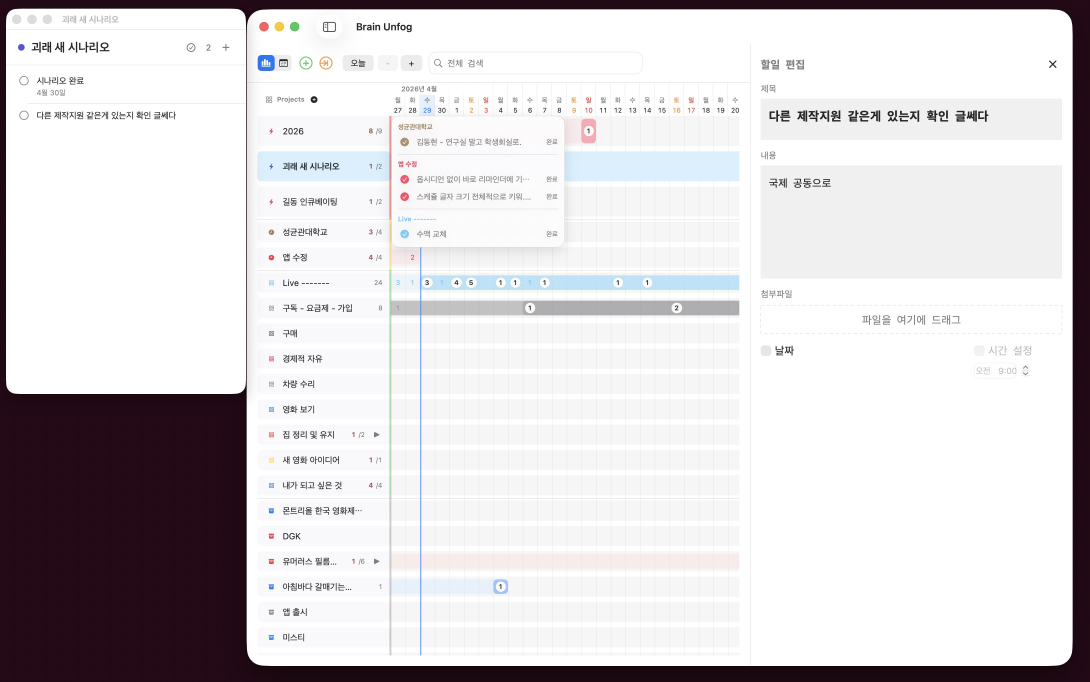
#> input picture import/ui/스크린샷 2026-04-29 오전 11.31.42.jpg, 3268 x 2044 px (shown at 1/3 size)
$ python generate-app-icon.py '../import/ui/스크린샷 2026-04-29 오전 11.31.42.jpg'
#> lines starting #> are read from the running program, lines starting #| are printed output that depends on the picture
#!/usr/bin/env python3
from __future__ import annotations

import sys
from pathlib import Path

from PIL import Image


ROOT = Path(__file__).resolve().parents[1]
DEFAULT_SOURCE = ROOT / "scripts" / "app-icon-source.png"
ICONSET = ROOT / "import" / "BUF" / "Assets.xcassets" / "AppIcon.appiconset"
SIZES = {
    "icon_16x16.png": 16,
    "icon_16x16@2x.png": 32,
    "icon_32x32.png": 32,
    "icon_32x32@2x.png": 64,
    "icon_128x128.png": 128,
    "icon_128x128@2x.png": 256,
    "icon_256x256.png": 256,
    "icon_256x256@2x.png": 512,
    "icon_512x512.png": 512,
    "icon_512x512@2x.png": 1024,
}


def square_crop(image: Image.Image) -> Image.Image:
    width, height = image.size
#> width = 3268; height = 2044
    side = min(width, height)
#> side = 2044
    left = (width - side) // 2
#> left = 612
    top = (height - side) // 2
#> top = 0
    return image.crop((left, top, left + side, top + side))
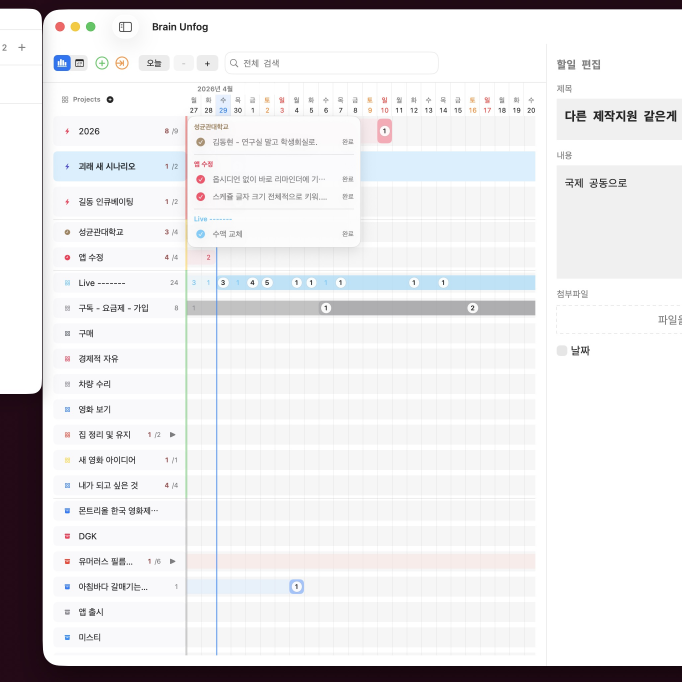
#> returned value: PIL image 2044x2044 RGBA (shown at 1/3 size); mean R, G, B, A 232, 231.1, 232.6, 255


def main() -> None:
    source = Path(sys.argv[1]).expanduser() if len(sys.argv) > 1 else DEFAULT_SOURCE
    if not source.exists():
        raise SystemExit(f"Missing app icon source: {source}")

    ICONSET.mkdir(parents=True, exist_ok=True)
    image = square_crop(Image.open(source).convert("RGBA"))
    for filename, size in SIZES.items():
        resized = image.resize((size, size), Image.Resampling.LANCZOS)
        resized.save(ICONSET / filename)
#> this loop made 10 passes
#> pass 1, in main, `resized = image.resize((size, size), Image.Resampling.LANCZOS)`:
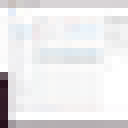
#> resized: PIL image 16x16 RGBA (shown 8 times larger); mean R, G, B, A 233.5, 232.6, 234, 255
#> pass 2, in main, `resized = image.resize((size, size), Image.Resampling.LANCZOS)`:
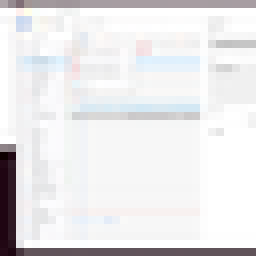
#> resized: PIL image 32x32 RGBA (shown 8 times larger); mean R, G, B, A 232.3, 231.5, 232.9, 255


if __name__ == "__main__":
    main()

$ run again, on import/ui/스크린샷 2026-04-29 오전 11.32.04.jpg
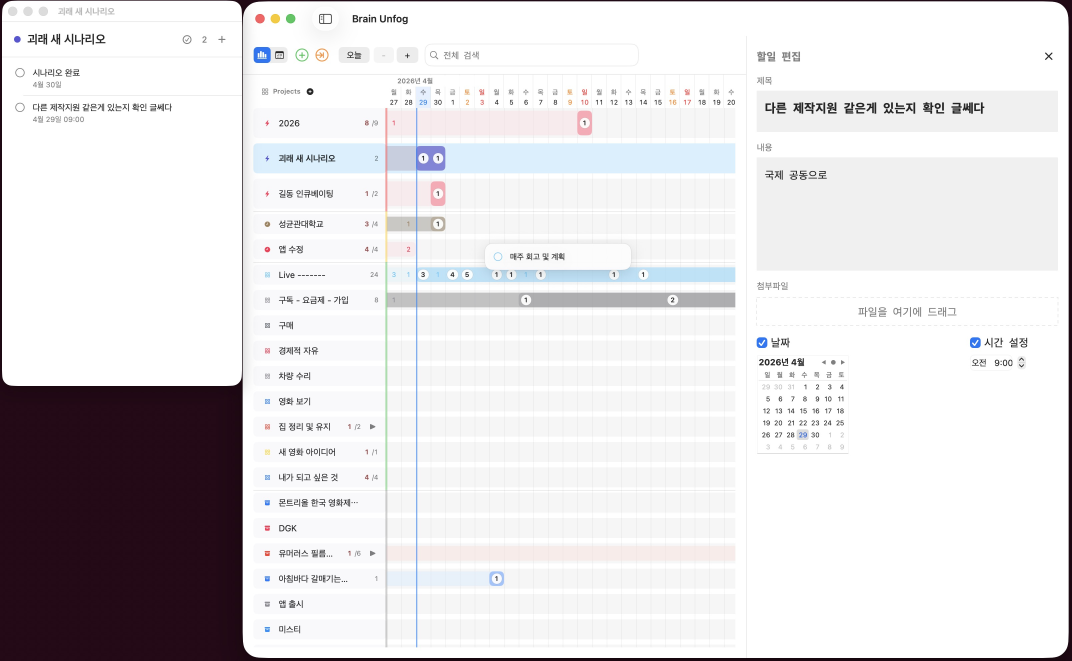
#> input picture import/ui/스크린샷 2026-04-29 오전 11.32.04.jpg, 3216 x 1982 px (shown at 1/3 size)
#> width = 3216; height = 1982
#> left = 617
#> top = 0
#> in square_crop, `return image.crop((left, top, left + side, top + side))`:
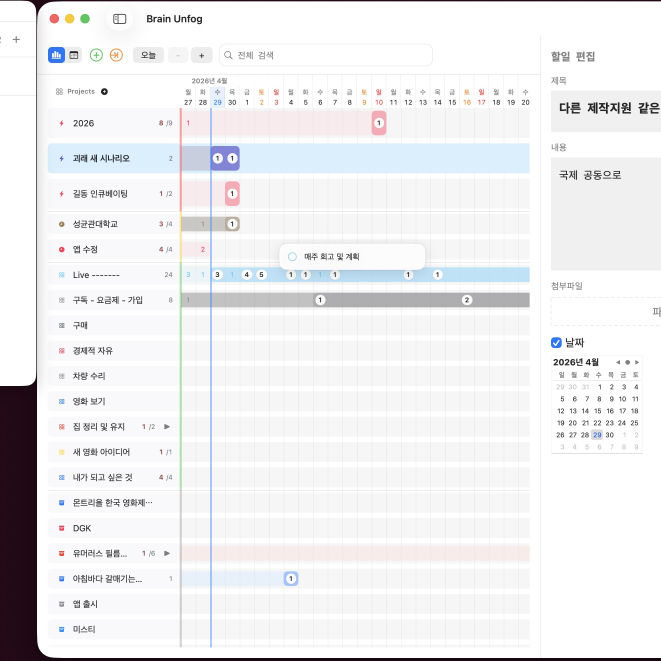
#> returned value: PIL image 1982x1982 RGBA (shown at 1/3 size); mean R, G, B, A 238, 237.9, 239.4, 255
#> the loop in main, `for filename, size in SIZES.items():` made 10 passes
#> pass 2, in main, `resized = image.resize((size, size), Image.Resampling.LANCZOS)`:
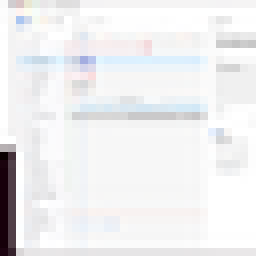
#> resized: PIL image 32x32 RGBA (shown 8 times larger); mean R, G, B, A 238.2, 238.2, 239.5, 255

$ run again, on import/ui/스크린샷 2026-04-29 오전 11.32.12.jpg
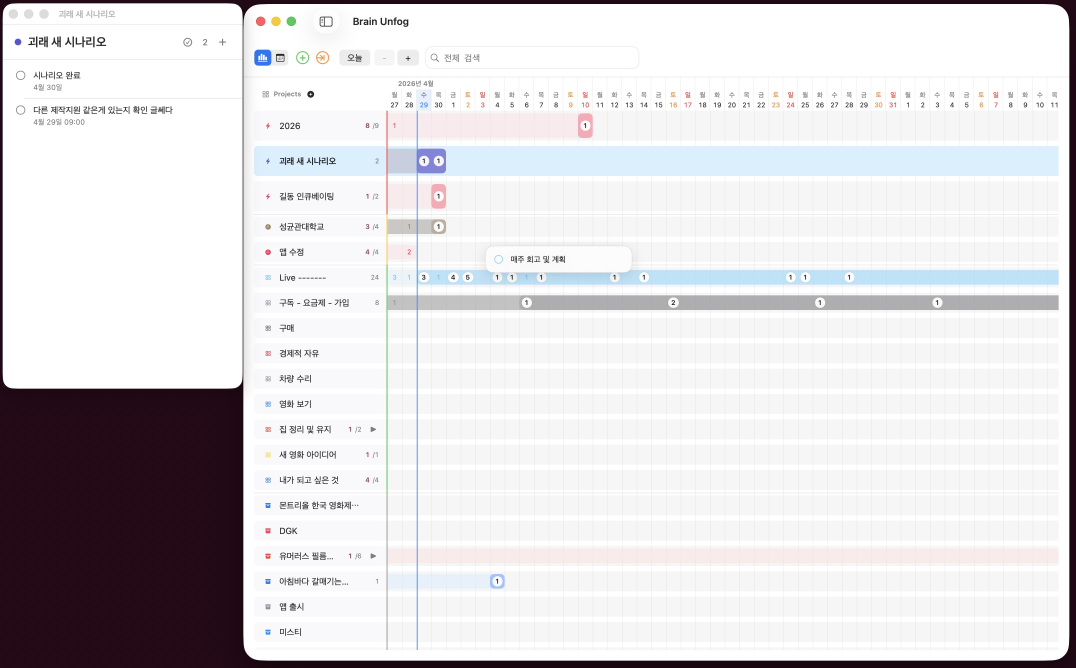
#> input picture import/ui/스크린샷 2026-04-29 오전 11.32.12.jpg, 3228 x 2004 px (shown at 1/3 size)
#> width = 3228; height = 2004
#> left = 612
#> top = 0
#> in square_crop, `return image.crop((left, top, left + side, top + side))`:
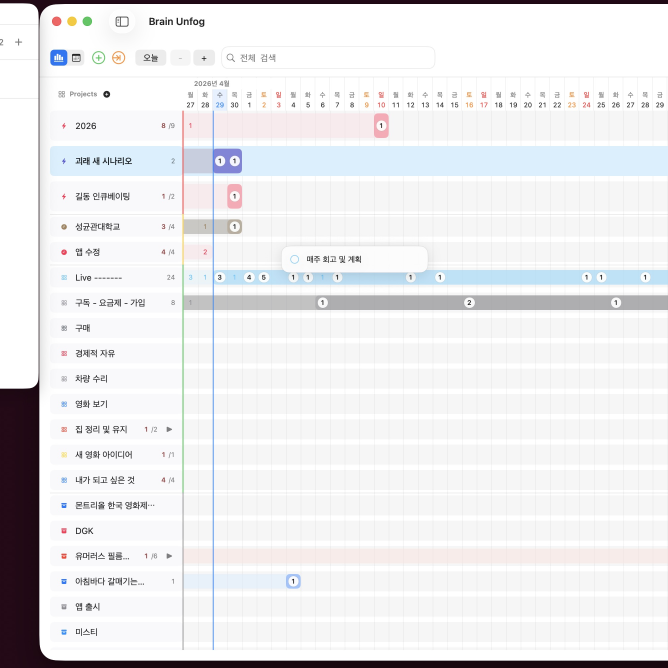
#> returned value: PIL image 2004x2004 RGBA (shown at 1/3 size); mean R, G, B, A 234.8, 234.7, 236.4, 255
#> the loop in main, `for filename, size in SIZES.items():` made 10 passes
#> pass 2, in main, `resized = image.resize((size, size), Image.Resampling.LANCZOS)`:
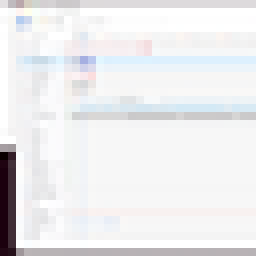
#> resized: PIL image 32x32 RGBA (shown 8 times larger); mean R, G, B, A 235.3, 235.2, 236.9, 255

$ run again, on import/ui/스크린샷 2026-04-29 오전 11.32.21.jpg
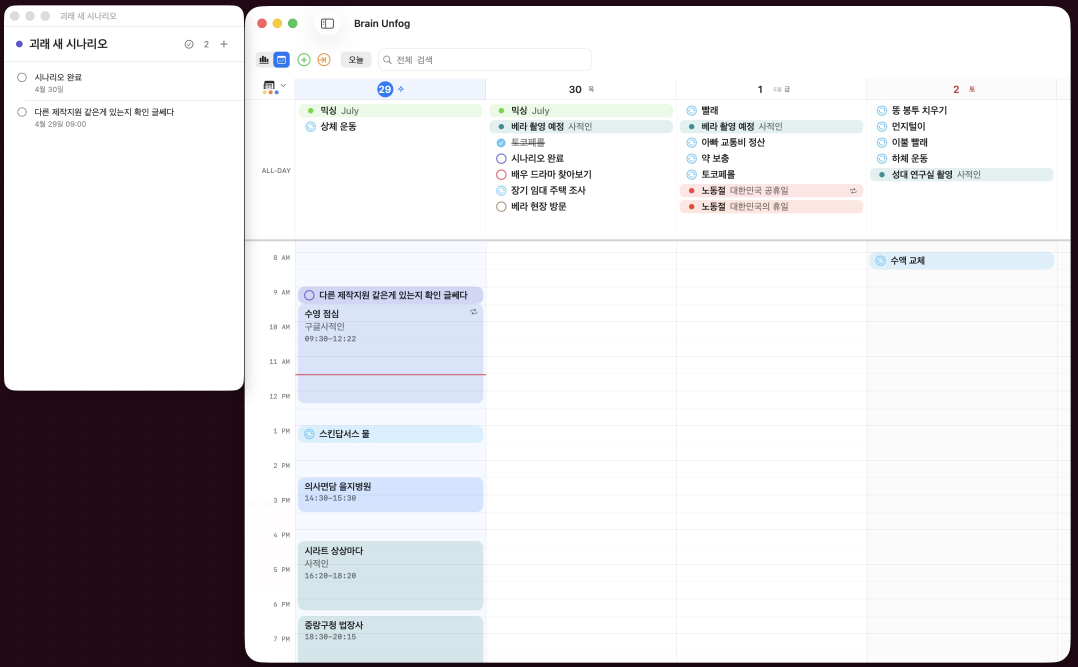
#> input picture import/ui/스크린샷 2026-04-29 오전 11.32.21.jpg, 3234 x 2000 px (shown at 1/3 size)
#> width = 3234; height = 2000
#> left = 617
#> top = 0
#> in square_crop, `return image.crop((left, top, left + side, top + side))`:
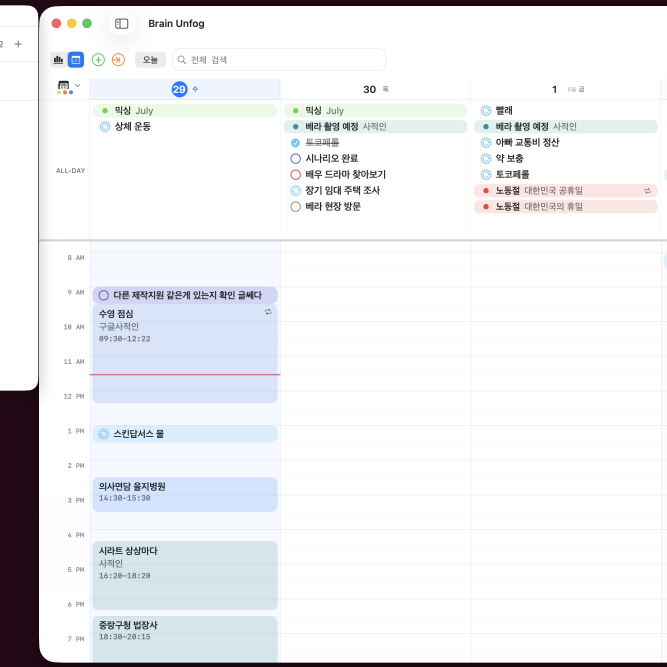
#> returned value: PIL image 2000x2000 RGBA (shown at 1/3 size); mean R, G, B, A 236.8, 237.8, 240.3, 255
#> the loop in main, `for filename, size in SIZES.items():` made 10 passes
#> pass 2, in main, `resized = image.resize((size, size), Image.Resampling.LANCZOS)`:
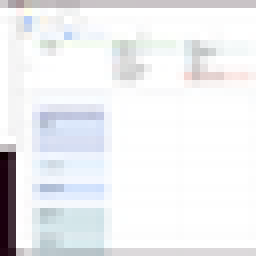
#> resized: PIL image 32x32 RGBA (shown 8 times larger); mean R, G, B, A 237.1, 238.3, 240.7, 255
